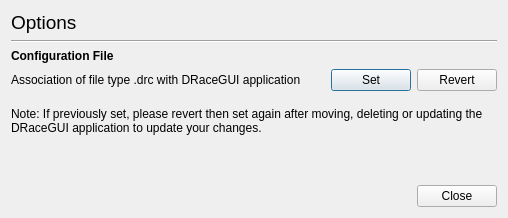
<?xml version="1.0" encoding="UTF-8"?>
<ui version="4.0">
 <class>Options_Dialog</class>
 <widget class="QDialog" name="Options_Dialog">
  <property name="geometry">
   <rect>
    <x>0</x>
    <y>0</y>
    <width>508</width>
    <height>218</height>
   </rect>
  </property>
  <property name="sizePolicy">
   <sizepolicy hsizetype="Expanding" vsizetype="Expanding">
    <horstretch>0</horstretch>
    <verstretch>0</verstretch>
   </sizepolicy>
  </property>
  <property name="minimumSize">
   <size>
    <width>440</width>
    <height>180</height>
   </size>
  </property>
  <property name="maximumSize">
   <size>
    <width>16777215</width>
    <height>16777215</height>
   </size>
  </property>
  <property name="windowTitle">
   <string>Options</string>
  </property>
  <layout class="QVBoxLayout" name="verticalLayout_4">
   <item>
    <layout class="QVBoxLayout" name="verticalLayout_3">
     <item>
      <layout class="QVBoxLayout" name="verticalLayout">
       <item>
        <widget class="QLabel" name="label_3">
         <property name="font">
          <font>
           <pointsize>14</pointsize>
          </font>
         </property>
         <property name="text">
          <string>Options</string>
         </property>
        </widget>
       </item>
       <item>
        <widget class="Line" name="line">
         <property name="orientation">
          <enum>Qt::Horizontal</enum>
         </property>
        </widget>
       </item>
      </layout>
     </item>
     <item>
      <layout class="QVBoxLayout" name="verticalLayout_2">
       <item>
        <widget class="QLabel" name="label_2">
         <property name="font">
          <font>
           <weight>75</weight>
           <bold>true</bold>
          </font>
         </property>
         <property name="text">
          <string>Configuration File</string>
         </property>
        </widget>
       </item>
       <item>
        <layout class="QHBoxLayout" name="horizontalLayout">
         <item>
          <widget class="QLabel" name="label">
           <property name="text">
            <string>Association of file type .drc with DRaceGUI application</string>
           </property>
          </widget>
         </item>
         <item>
          <spacer name="horizontalSpacer">
           <property name="orientation">
            <enum>Qt::Horizontal</enum>
           </property>
           <property name="sizeHint" stdset="0">
            <size>
             <width>40</width>
             <height>20</height>
            </size>
           </property>
          </spacer>
         </item>
         <item>
          <widget class="QPushButton" name="set_registry">
           <property name="text">
            <string>Set</string>
           </property>
          </widget>
         </item>
         <item>
          <widget class="QPushButton" name="revert_registry">
           <property name="text">
            <string>Revert</string>
           </property>
          </widget>
         </item>
        </layout>
       </item>
       <item>
        <spacer name="verticalSpacer_2">
         <property name="orientation">
          <enum>Qt::Vertical</enum>
         </property>
         <property name="sizeType">
          <enum>QSizePolicy::Fixed</enum>
         </property>
         <property name="sizeHint" stdset="0">
          <size>
           <width>20</width>
           <height>10</height>
          </size>
         </property>
        </spacer>
       </item>
       <item>
        <widget class="QLabel" name="label_4">
         <property name="sizePolicy">
          <sizepolicy hsizetype="Preferred" vsizetype="Preferred">
           <horstretch>0</horstretch>
           <verstretch>0</verstretch>
          </sizepolicy>
         </property>
         <property name="text">
          <string>Note: If previously set, please revert then set again after moving, deleting or updating the DRaceGUI application to update your changes.</string>
         </property>
         <property name="textFormat">
          <enum>Qt::AutoText</enum>
         </property>
         <property name="scaledContents">
          <bool>false</bool>
         </property>
         <property name="wordWrap">
          <bool>true</bool>
         </property>
        </widget>
       </item>
      </layout>
     </item>
     <item>
      <spacer name="verticalSpacer">
       <property name="orientation">
        <enum>Qt::Vertical</enum>
       </property>
       <property name="sizeHint" stdset="0">
        <size>
         <width>20</width>
         <height>40</height>
        </size>
       </property>
      </spacer>
     </item>
     <item alignment="Qt::AlignBottom">
      <widget class="QDialogButtonBox" name="buttonBox">
       <property name="enabled">
        <bool>true</bool>
       </property>
       <property name="sizePolicy">
        <sizepolicy hsizetype="Expanding" vsizetype="Fixed">
         <horstretch>0</horstretch>
         <verstretch>0</verstretch>
        </sizepolicy>
       </property>
       <property name="standardButtons">
        <set>QDialogButtonBox::Close</set>
       </property>
      </widget>
     </item>
    </layout>
   </item>
  </layout>
 </widget>
 <resources/>
 <connections/>
</ui>
